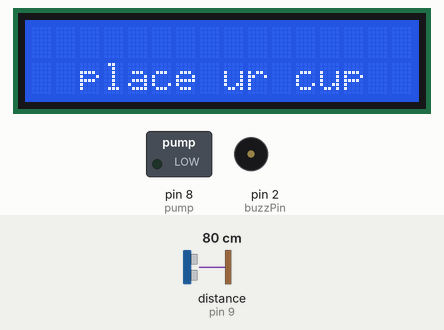
The sketch below on a simulated Arduino Uno, built with avr-gcc and run on an emulated ATmega328P. Parts: 16×2 character LCD, switched loads named in the sketch (green lamp = pin HIGH), buzzer (waves = sounding). Wiring (inferred from the names in the program): ultrasonic range finder: trigger pin 10; echo pin 9. Inputs (shaded band) come from the test bench; at power-on: distance to the obstacle (sensor on pin 9) 80 cm. The echo pulse lasts 58.3 µs per cm; pins used as bus, display or sensor lines are not drawn; what the sketch prints to the serial monitor is not drawn.

Above: at 1.2 s.
1.3 s: distance to the obstacle (sensor on pin 9) set to 2 cm
At 3.0 s:
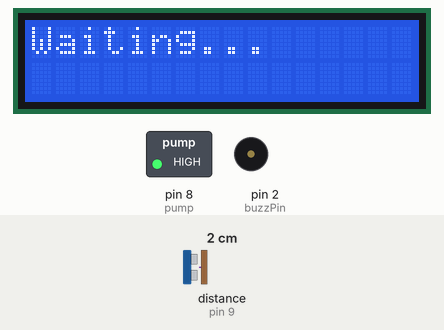
3.3 s: distance to the obstacle (sensor on pin 9) set to 8 cm
4.8 s: distance to the obstacle (sensor on pin 9) set to 11 cm
At 6.2 s:
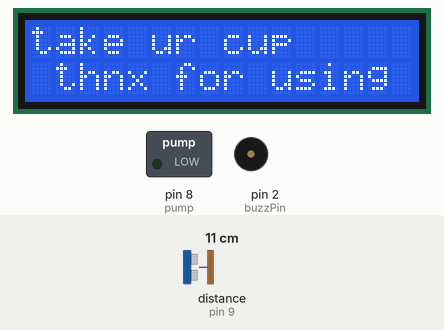
At 7.5 s:
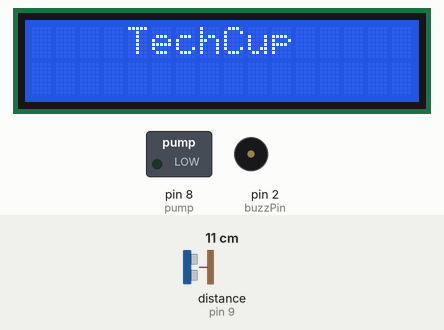
Timing chart, 0 to 9.0 s (numbered marks = the images above; inputs shaded):
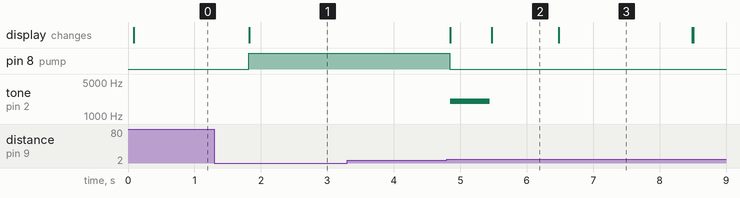

The sketch:

TechCup.ino
```cpp
#include <LiquidCrystal_I2C.h>
#include<Wire.h>
int const trigPin = 10;
int const echoPin = 9;
int const buzzPin = 2;
int const pump = 8;
LiquidCrystal_I2C lcd(0x27,16,2);
void setup() {
  lcd.init();
  lcd.backlight();
  lcd.clear();
  lcd.setCursor(0,0);
  Serial.begin(9600);
  pinMode(trigPin, OUTPUT);
  pinMode(echoPin, INPUT);
  pinMode(buzzPin, OUTPUT);
  pinMode(pump, OUTPUT);
}

void loop() {

  int duration, distance;
  lcd.setCursor(2,0);

  digitalWrite(trigPin, HIGH);
  delayMicroseconds(10);
  digitalWrite(trigPin, LOW);
  duration = pulseIn(echoPin, HIGH);
  distance = (duration/2) / 29.1;
      Serial.println(distance);


  if(distance<10){
    Serial.println(distance);
    delay(500);
   digitalWrite(pump,HIGH);
   lcd.clear();
   lcd.print("Waiting...");

   for(int i = 0;i<=100;i++){
  if(distance<10){delay(150);
  digitalWrite(trigPin, HIGH);
  delayMicroseconds(10);
  digitalWrite(trigPin, LOW);
  duration = pulseIn(echoPin, HIGH);
  distance = (duration/2) / 29.1;
  }
   }
   digitalWrite(pump,LOW);
   lcd.clear();
   tone(buzzPin,2000);
   delay(600); noTone(buzzPin);
   lcd.setCursor(0,0);
   lcd.print("take ur cup");
   lcd.setCursor(1,1);
   lcd.print("thnx for using");
   delay(1000);
   lcd.clear();
   lcd.print("    TechCup");
   delay(2000);
   lcd.clear();
 }
 else{

  lcd.setCursor(2,1);
  lcd.print("place ur cup");
  digitalWrite(pump,LOW);
 }
 
}
```

Measured:
- the behaviour switches between 9 and 10 cm on distance to the obstacle (sensor on pin 9) (found by bisection; images 1 and 2)
- after the input at 1.3 s, pin 8 (pump): LOW → HIGH after 0.52 s; the display: changes after 0.53 s (image 1)
- after the input at 3.3 s, every drawn part: stays the same
- after the input at 4.8 s, pin 8 (pump): HIGH → LOW after 0.05 s; tone on pin 2 (buzzPin): silent → 2000 Hz after 0.05 s, → silent 0.60 s later; the display: first changes after 0.05 s (image 2 shows a later state)
- what the display in image 2 shows lasts 1.0 s, from 5.5 s to 6.5 s
